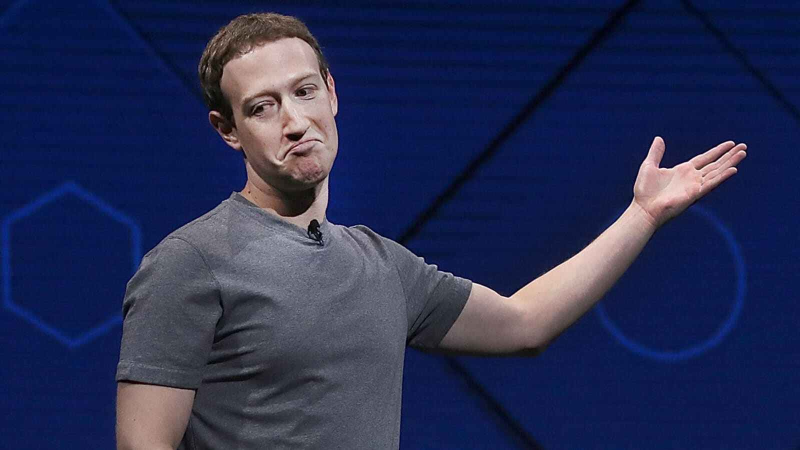
#> input picture Sketch/Photo.jpg, 1600 x 900 px, given in place of the camera (shown at 1/2 size)
$ python 'convert camera to image.py'
#> lines starting #> are read from the running program, lines starting #| are printed output that depends on the picture; after the words box and inside, x2 and y2 are one past the last pixel; in counts of white or black regions, pixels touching at a corner belong together
import cv2
import sys
if sys.platform=='win64':
    deltax=0
    deltay=0
else:
    deltax=50
    deltay=105

kamera = cv2.VideoCapture(0)
kamera.set(3,640)
kamera.set(4,480)
while True:
    _, kare = kamera.read()
#> kare is the input picture: shape (900, 1600, 3); mean B, G, R 82.6, 45.4, 38.2
    gri = cv2.cvtColor(kare, cv2.COLOR_BGR2GRAY)
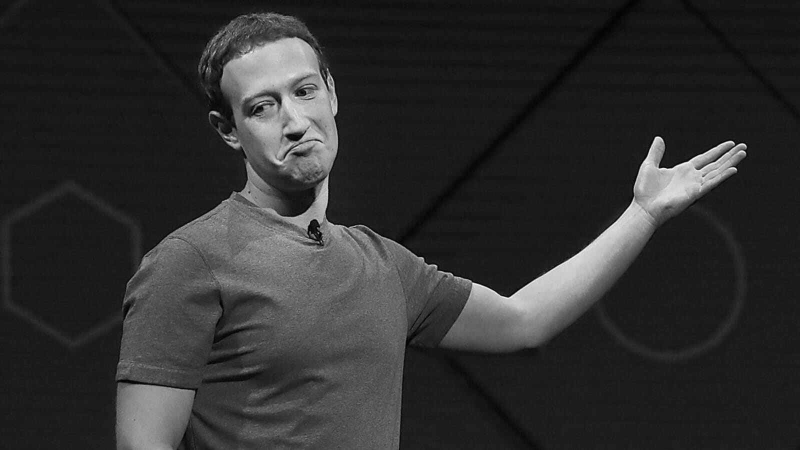
#> gri: shape (900, 1600) (shown at 1/2 size); min 0, max 253, mean 47.6
    blur = cv2.GaussianBlur(gri, (7, 7), 0)
    canny = cv2.Canny(blur, 30, 50)
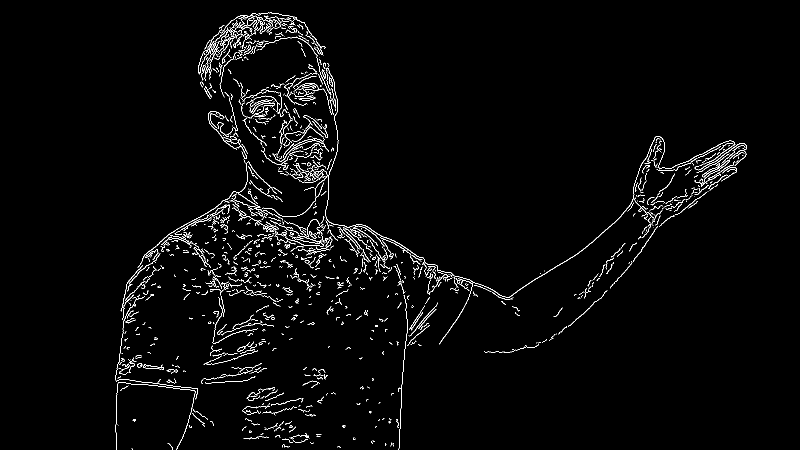
#> canny: shape (900, 1600) (shown at 1/2 size); 2.2% white in thin lines or dots, all inside (x1, y1, x2, y2) = (230, 24, 1494, 900)
    canny = cv2.bitwise_not(canny)
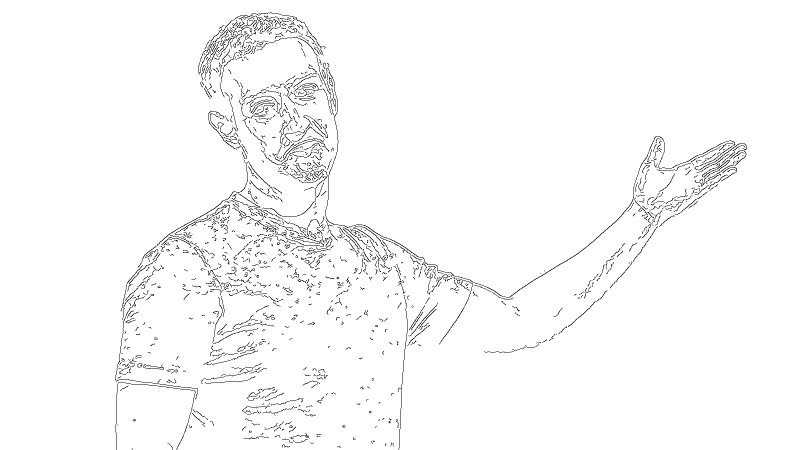
#> canny: shape (900, 1600) (shown at 1/2 size); 97.8% white; black in thin lines or dots, all inside (x1, y1, x2, y2) = (230, 24, 1494, 900)

    imaj = cv2.bitwise_and(gri, gri, mask=canny)
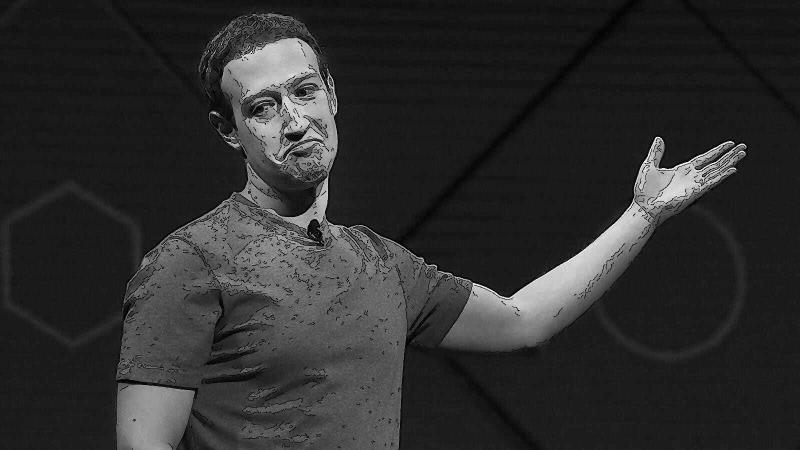
#> imaj: shape (900, 1600) (shown at 1/2 size); min 0, max 253, mean 45.4
    cv2.imshow("imaj", imaj)
    cv2.moveWindow('imaj',10,10)
    cv2.imshow("canny", canny)
    cv2.moveWindow('canny',imaj.shape[1]+deltax,10)
    k = cv2.waitKey(1)
#> (key q is pressed here)
    if k == 27 or k == ord('q'):
        break

kamera.release()
cv2.destroyAllWindows
